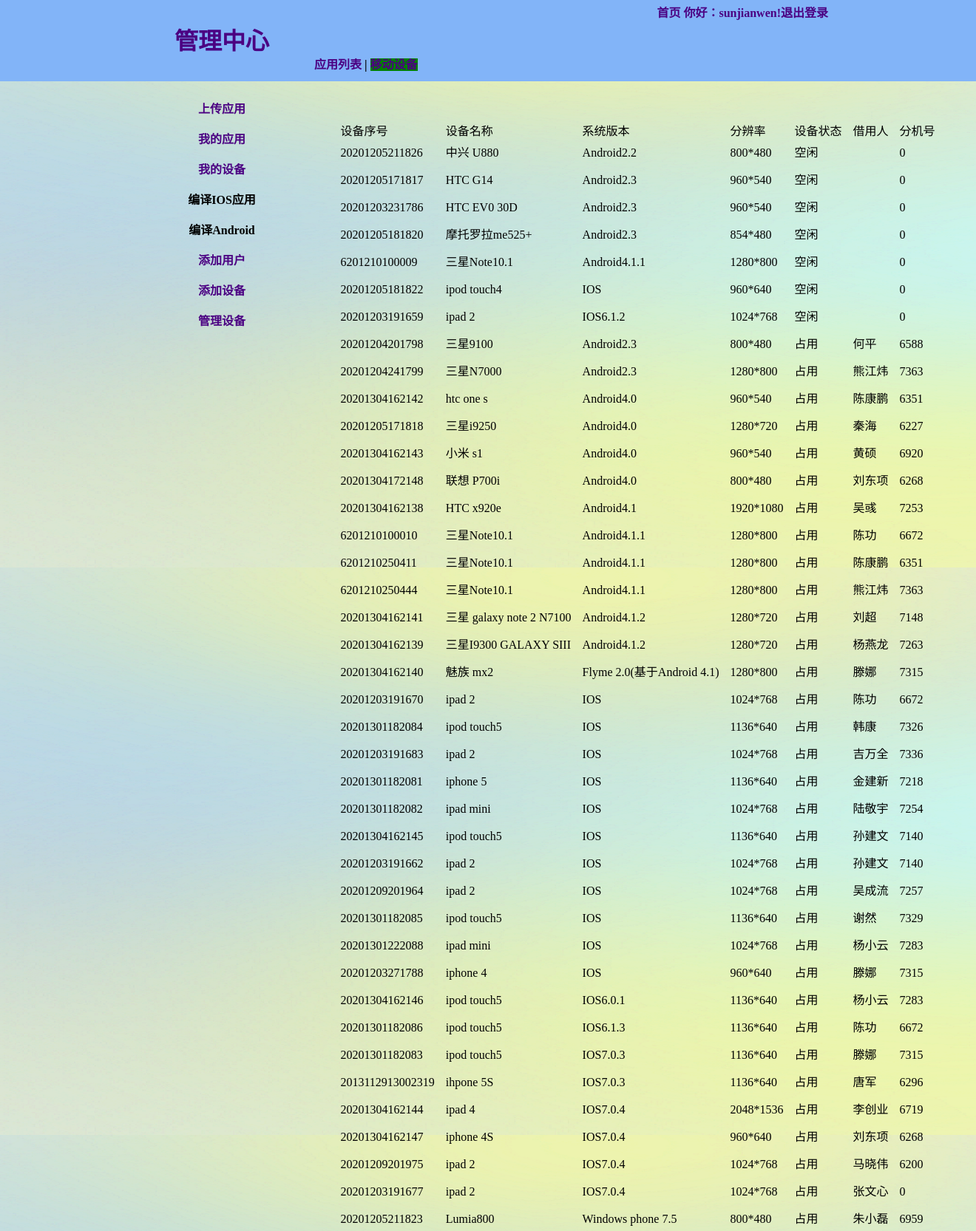
The app's page /device/mobdevice.php (signed in) with its own data.
### tables this page shows
CREATE TABLE `new_mob_device` (
  `id` bigint(255) NOT NULL AUTO_INCREMENT,
  `dev_type` int(10) NOT NULL DEFAULT '0' COMMENT '设备类型：1 设备 2 配件',
  `dev_id` bigint(50) DEFAULT NULL COMMENT '设备编码',
  `dev_name` varchar(255) DEFAULT NULL,
  `dev_version` varchar(255) DEFAULT NULL COMMENT '设备系统版本',
  `pixel` varchar(255) DEFAULT NULL COMMENT '设备-分辨率',
  `stat` int(10) DEFAULT NULL COMMENT '设备状态：1 空闲 2 占用 3 禁用',
  `holder` varchar(100) DEFAULT NULL COMMENT '借用人',
  `job_id` int(15) DEFAULT NULL COMMENT '工号',
  `cn_name` varchar(100) DEFAULT NULL COMMENT '中文名称',
  `use_time` datetime DEFAULT NULL COMMENT '借用时间',
  `comments` varchar(255) DEFAULT NULL COMMENT '备注',
  `add_time` datetime DEFAULT NULL COMMENT '添加时间',
  PRIMARY KEY (`id`)
);

### device/mobdevice.php (the view, shortened to what this page needs)
<?php
include('../conn_mysql.php');
?>
<html>
<head>
    <link href="../css/membercenter.css" rel="stylesheet" type="text/css" />
</head>
<body id="bd"   >
<div id="index">
    <div id="title" >
        <div id="logo"><a href="../member/membercenter.php">管理中心</a> </div>
        <div id="top">
            <a id="top1" href="../index.php">首页</a>
            <a id="top2" href="../logout.php">你好：<?php echo $_SESSION['UserName'];  ?>!退出登录</a>
        </div>
        <div id="gtitle">
            <a  href="../member/applist.php">应用列表</a>&nbsp;|&nbsp;<a id="applist" href="">移动设备</a>
        </div>
    </div>
    <div id="list">
        <div id="listdet" class="detail">
            <div  class="detail"><a href="../member/myapp.php" >上传应用</a></div>
            <div  class="detail"><a href="../member/delapp.php" >我的应用</a></div>
            <div  class="detail"><a href="./mydevice.php" >我的设备</a></div>
            <div  class="detail">编译IOS应用</div>
            <div  class="detail">编译Android</div>
            <?php
            $query="select * from new_user_info where user_name='{$_SESSION['UserName']}' and password='{$_SESSION['Password']}' and power=3 ";
            @ $result1=mysqli_query($conn,$query);
            @ $row=mysqli_fetch_array($result1);
            if($row){
                echo ' <div   class="detail"><a href="../member/adduser.php">添加用户<a/></div>';
                echo '<div   class="detail"><a href="./add_device.php">添加设备<a/></div>';
                echo '<div   class="detail"><a href="./device_manage.php">管理设备<a/></div>';
            }
            ?>
        </div>
    </div>
    <div id="main">
        <div id="content">
            <table  id="dw"  border="2" >
                <tr>
                    <th>设备序号</th>
                    <th>设备名称</th>
                    <th>系统版本</th>
                    <th>分辨率</th>
                    <th>设备状态</th>
                    <th>借用人</th>
                    <th>分机号</th>
                </tr>
                <?php
                include('../conn_mysql.php');
                mysqli_query($conn,"set names utf8");
                $sql="select * from new_mob_device where stat in (1,2) ORDER BY stat asc,dev_version asc  ";
                $result1=mysqli_query($conn,$sql);
                while($row = mysqli_fetch_array($result1)){
                    if($row[stat]==1){
                        $stat="空闲";
                    }else{
                        $stat="占用";
                }
                        ?>
                        <tr>
                            <td style="line-height:200%" ><?php echo $row[dev_id]; ?></td>
                            <td style="line-height:200%" ><?php echo $row[dev_name]; ?></td>
                            <td style="line-height:200%" ><?php echo $row[dev_version]; ?></td>
                            <td style="line-height:200%" ><?php echo $row[pixel]; ?></td>
                            <td style="line-height:200%" ><?php echo $stat; ?></td>
                            <td style="line-height:200%" ><?php echo $row[cn_name]; ?></td>
                            <td style="line-height:200%" ><?php echo $row[job_id]; ?></td>
                        </tr>
                        <?php
                }
                ?>
            </table>
        </div>
    </div>
</div>
</body>
</html>

### css/membercenter.css (style rules this page uses)
html, body, div, span, applet, object, iframe, h1, h2, h3, h4, h5, h6, p, blockquote, pre, a, abbr, acronym, address, big, cite, code, del, dfn, em, img, ins, kbd, q, s, samp, small, strike, strong, sub, sup, tt, var, b, u, i, center, dl, dt, dd, ol, ul, li, fieldset, form, label, legend, table, caption, tbody, tfoot, thead, tr, th, td, article, aside, canvas, details, embed, figure, figcaption, footer, header, hgroup, menu, nav, output, ruby, section, summary, time, mark, audio, video { margin: 0; padding: 0; border: 0; font-size: 100%; font: inherit; vertical-align: baseline; }
body { line-height: 1; background-image: url("../pic/3.png"); }
table ,td,th { border-collapse: collapse; border-spacing: 0; margin: auto auto; text-align: left; padding-top: 5px; padding-left: 15px; }
a { text-decoration: none; color:#4b0082; }
#index { margin: auto auto; }
#title { background-color:#82b4f8; font-weight:bold ; overflow:hidden; }
#logo { margin-top: 15px; margin-left: 200px; padding-top: 25px; width: 200px; height: 70px; font-weight:bold ; font-size: 200%; float: left; text-align: center; }
#top { float: right; padding-top: 10px; margin-right: 200px; margin-bottom: 20px; width: 600px; height: 20px; text-align: right; }
#gtitle { float: left; width: 600px; height: 25px; margin-top: 20px; margin-left: 25px; padding-top: 10px; }
#list { float: left; margin-top: 5px; margin-left: 200px; width: 200px; height: 600px; font-weight: bold; }
.detail { text-align: center; margin-top: 25px; }
#main { margin-top: -600px; margin-left: 400px; width: 910px; height: 600px; float: left; padding-top: 50px; }
#applist { background-color: green; }

### records on screen
new_mob_device: dev "20201205211826", dev_name "中兴 U880", dev_version "Android2.2", pixel "800*480", stat "空闲", job "0"
new_mob_device: dev "20201205171817", dev_name "HTC G14", dev_version "Android2.3", pixel "960*540", stat "空闲", job "0"
new_mob_device: dev "20201203231786", dev_name "HTC EV0 30D", dev_version "Android2.3", pixel "960*540", stat "空闲", job "0"
new_mob_device: dev "20201205181820", dev_name "摩托罗拉me525+", dev_version "Android2.3", pixel "854*480", stat "空闲", job "0"
new_mob_device: dev "6201210100009", dev_name "三星Note10.1", dev_version "Android4.1.1", pixel "1280*800", stat "空闲", job "0"
new_mob_device: dev "20201205181822", dev_name "ipod touch4", dev_version "IOS", pixel "960*640", stat "空闲", job "0"
new_mob_device: dev "20201203191659", dev_name "ipad 2", dev_version "IOS6.1.2", pixel "1024*768", stat "空闲", job "0"
new_mob_device: dev "20201204201798", dev_name "三星9100", dev_version "Android2.3", pixel "800*480", stat "占用", cn_name "何平", job "6588"
new_mob_device: dev "20201204241799", dev_name "三星N7000", dev_version "Android2.3", pixel "1280*800", stat "占用", cn_name "熊江炜", job "7363"
new_mob_device: dev "20201304162142", dev_name "htc one s", dev_version "Android4.0", pixel "960*540", stat "占用", cn_name "陈康鹏", job "6351"
new_mob_device: dev "20201205171818", dev_name "三星i9250", dev_version "Android4.0", pixel "1280*720", stat "占用", cn_name "秦海", job "6227"
new_mob_device: dev "20201304162143", dev_name "小米 s1", dev_version "Android4.0", pixel "960*540", stat "占用", cn_name "黄硕", job "6920"
new_mob_device: dev "20201304172148", dev_name "联想 P700i", dev_version "Android4.0", pixel "800*480", stat "占用", cn_name "刘东项", job "6268"
new_mob_device: dev "20201304162138", dev_name "HTC x920e", dev_version "Android4.1", pixel "1920*1080", stat "占用", cn_name "吴彧", job "7253"
new_mob_device: dev "6201210100010", dev_name "三星Note10.1", dev_version "Android4.1.1", pixel "1280*800", stat "占用", cn_name "陈功", job "6672"
new_mob_device: dev "6201210250411", dev_name "三星Note10.1", dev_version "Android4.1.1", pixel "1280*800", stat "占用", cn_name "陈康鹏", job "6351"
new_mob_device: dev "6201210250444", dev_name "三星Note10.1", dev_version "Android4.1.1", pixel "1280*800", stat "占用", cn_name "熊江炜", job "7363"
new_mob_device: dev "20201304162141", dev_name "三星 galaxy note 2 N7100", dev_version "Android4.1.2", pixel "1280*720", stat "占用", cn_name "刘超", job "7148"
new_mob_device: dev "20201304162139", dev_name "三星I9300 GALAXY SIII", dev_version "Android4.1.2", pixel "1280*720", stat "占用", cn_name "杨燕龙", job "7263"
new_mob_device: dev "20201304162140", dev_name "魅族 mx2", dev_version "Flyme 2.0(基于Android 4.1)", pixel "1280*800", stat "占用", cn_name "滕娜", job "7315"
new_mob_device: dev "20201203191670", dev_name "ipad 2", dev_version "IOS", pixel "1024*768", stat "占用", cn_name "陈功", job "6672"
new_mob_device: dev "20201301182084", dev_name "ipod touch5", dev_version "IOS", pixel "1136*640", stat "占用", cn_name "韩康", job "7326"
new_mob_device: dev "20201203191683", dev_name "ipad 2", dev_version "IOS", pixel "1024*768", stat "占用", cn_name "吉万全", job "7336"
new_mob_device: dev "20201301182081", dev_name "iphone 5", dev_version "IOS", pixel "1136*640", stat "占用", cn_name "金建新", job "7218"
new_mob_device: dev "20201301182082", dev_name "ipad mini", dev_version "IOS", pixel "1024*768", stat "占用", cn_name "陆敬宇", job "7254"
new_mob_device: dev "20201304162145", dev_name "ipod touch5", dev_version "IOS", pixel "1136*640", stat "占用", cn_name "孙建文", job "7140"
new_mob_device: dev "20201203191662", dev_name "ipad 2", dev_version "IOS", pixel "1024*768", stat "占用", cn_name "孙建文", job "7140"
new_mob_device: dev "20201209201964", dev_name "ipad 2", dev_version "IOS", pixel "1024*768", stat "占用", cn_name "吴成流", job "7257"
new_mob_device: dev "20201301182085", dev_name "ipod touch5", dev_version "IOS", pixel "1136*640", stat "占用", cn_name "谢然", job "7329"
new_mob_device: dev "20201301222088", dev_name "ipad mini", dev_version "IOS", pixel "1024*768", stat "占用", cn_name "杨小云", job "7283"
new_mob_device: dev "20201203271788", dev_name "iphone 4", dev_version "IOS", pixel "960*640", stat "占用", cn_name "滕娜", job "7315"
new_mob_device: dev "20201304162146", dev_name "ipod touch5", dev_version "IOS6.0.1", pixel "1136*640", stat "占用", cn_name "杨小云", job "7283"
new_mob_device: dev "20201301182086", dev_name "ipod touch5", dev_version "IOS6.1.3", pixel "1136*640", stat "占用", cn_name "陈功", job "6672"
new_mob_device: dev "20201301182083", dev_name "ipod touch5", dev_version "IOS7.0.3", pixel "1136*640", stat "占用", cn_name "滕娜", job "7315"
new_mob_device: dev "2013112913002319", dev_name "ihpone 5S", dev_version "IOS7.0.3", pixel "1136*640", stat "占用", cn_name "唐军", job "6296"
new_mob_device: dev "20201304162144", dev_name "ipad 4", dev_version "IOS7.0.4", pixel "2048*1536", stat "占用", cn_name "李创业", job "6719"
new_mob_device: dev "20201304162147", dev_name "iphone 4S", dev_version "IOS7.0.4", pixel "960*640", stat "占用", cn_name "刘东项", job "6268"
new_mob_device: dev "20201209201975", dev_name "ipad 2", dev_version "IOS7.0.4", pixel "1024*768", stat "占用", cn_name "马晓伟", job "6200"
new_mob_device: dev "20201203191677", dev_name "ipad 2", dev_version "IOS7.0.4", pixel "1024*768", stat "占用", cn_name "张文心", job "0"
new_mob_device: dev "20201205211823", dev_name "Lumia800", dev_version "Windows phone 7.5", pixel "800*480", stat "占用", cn_name "朱小磊", job "6959"

### other values on screen
$_SESSION['UserName'] "sunjianwen"
